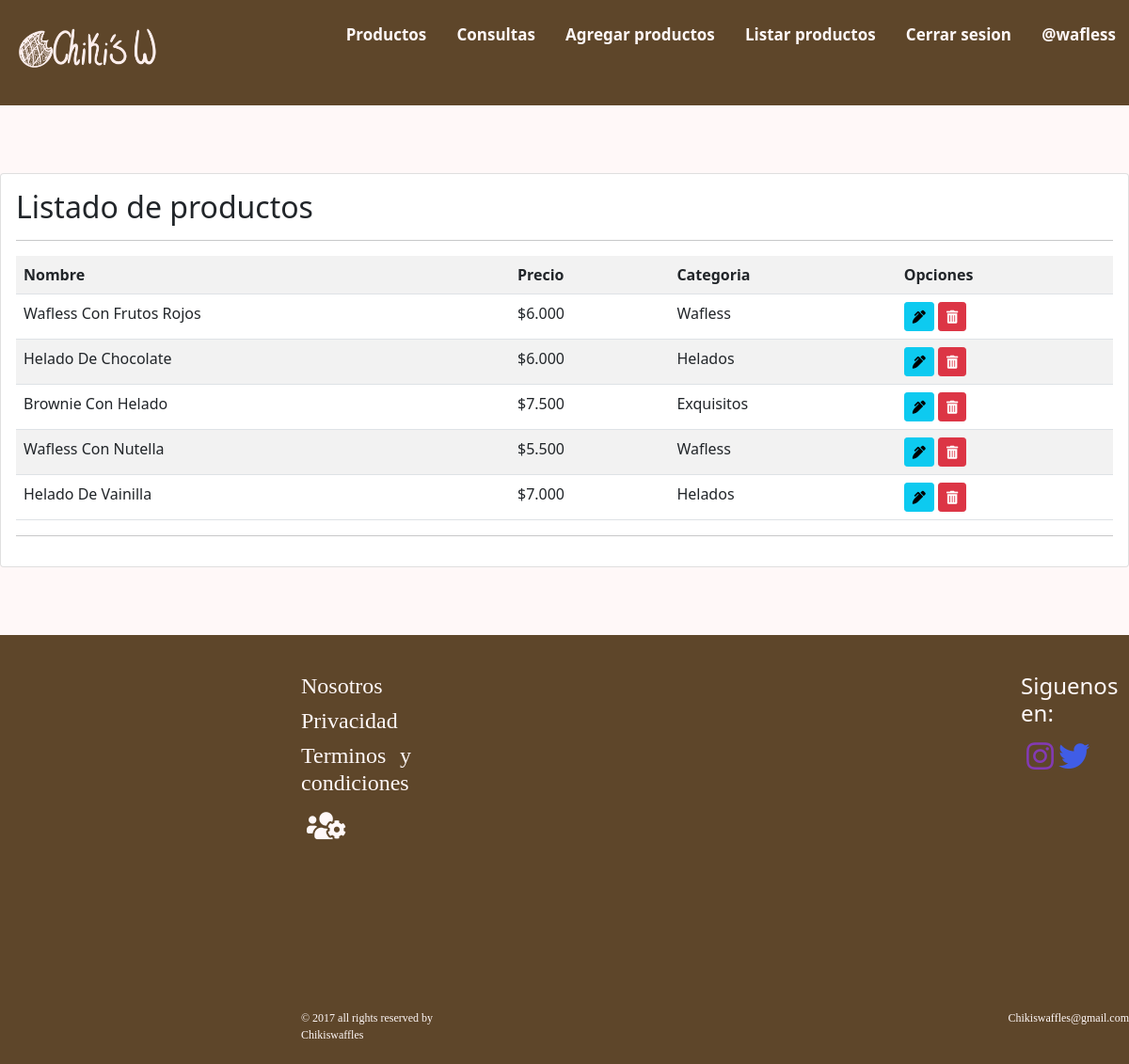
Screenshot of /listar-producto/ (signed in) with the database file from the repository.
### myapp/models.py (models this page shows, shortened)
class Productos_w(models.Model):
    nombre = models.CharField(max_length=50)
    categoria = models.ForeignKey(Categorias_w, on_delete=models.PROTECT)
    precio = models.IntegerField()
    descripcion = models.TextField()
    imagen = models.ImageField(upload_to='productos', null=True)

class Categorias_w(models.Model):
    nombre = models.CharField(max_length=50)
    def __str__(self):
        return self.nombre

### myapp/views.py (the view)
# urls.py: path('listar-producto/', views.listar_producto, name='listar_producto'),
@permission_required('myapp.view_productos_w')
def listar_producto(request):
    productos = Productos_w.objects.all()
    page = request.GET.get('page', 1)
    try:
        paginator = Paginator(productos, 5)
        productos = paginator.page(page)
    except:
        raise Http404
    data = {
        'entity': productos,
        'paginator': paginator
    }
    return render(request, 'app/productos/listar.html', data)

### myapp/templates/app/productos/listar.html (shortened to what this page needs)
{% extends 'app/layout.html' %}
    {% load static %}
    {% load humanize %}
    {% block contenido_principal %}
    <br>
    <br>
    <br>
    <div class="card">
        <div class="card-body">
            <h2>Listado de productos</h2>
            <hr>
            <table class="table table-striped table-hover table-responsive-sm">
                <tr>
                    <th>Nombre</th>
                    <th>Precio</th>
                    <th>Categoria</th>
                    <th>Opciones</th>
                </tr>
                {% for p in entity %}
                <tr>
                    <td>{{ p.nombre | title}}</td>
                    <td>${{ p.precio | intcomma }}</td>
                    <td>{{ p.categoria | title }}</td>
                    <td>
                        {% if perms.myapp.change_productos_w %}
                            <a href="{% url 'modificar_producto' p.id %}" class="btn btn-info btn-sm">
                                <i class="fas fa-pen-alt"></i>
                            </a>
                        {% endif %}
                        {% if perms.myapp.delete_productos_w %}
                            <a href="#" onclick="eliminarProducto({{ p.id }})" class="btn btn-danger btn-sm">
                                <i class="fas fa-trash-alt"></i>
                            </a>
                        {% endif %}
                    </td>
                </tr>
                {% endfor %}
            </table>
            <hr>
        </div>
    </div>
    <br>
    <br>
    <br>
    {% endblock %}

### myapp/templates/app/layout.html (shortened to what this page needs)
<!DOCTYPE html>
<html>
<head>
    {% load static %}
    <link rel="stylesheet" type="text/css" href="{% static 'app/css/styleLayout.css' %}">
    <link rel="stylesheet" href="https://cdnjs.cloudflare.com/ajax/libs/font-awesome/5.15.4/css/all.min.css" />
    <link href="https://cdn.jsdelivr.net/npm/bootstrap@5.0.2/dist/css/bootstrap.min.css" rel="stylesheet"
>
    {% load pwa %}
</head>
<body>
    <div id="principal">
        <header>
            <div>
                <nav class="nav">
                    <div class="logo">
                        <a href="{% url 'index' %}"><img src="{% static 'app/images/chikiswaffles.png' %}"
                                alt="Logo pagina" width="160"></a>
                    </div>
                    <ul>
                        <li><a href="{% url 'productos' %}">Productos</a></li>
                        <li><a href="{% url 'contacto' %}">Consultas</a></li>
                        {% if perms.myapp.add_productos_w %}
                        <li>
                            <a href="{% url 'agregar_producto' %}">Agregar productos</a>
                        </li>
                        {% endif %}
                        {% if perms.myapp.view_productos_w %}
                        <li>
                            <a href="{% url 'listar_producto' %}">Listar productos</a>
                        </li>
                        {% endif %}
                        {% if user.is_authenticated %}
                        <li><a href="{% url 'logout' %}" onclick="cerrarSesion">Cerrar sesion</a>
                        </li>
                        <li><a href="#">@{{ user.username }}</a>
                        </li>
                        {% else %}
                        <li><a href="{% url 'registro' %}">Registrate</a></li>
                        <li><a href="{% url 'login' %}">Iniciar Sesion</a></li>
                        {% endif %}
                    </ul>
                </nav>
            </div>
        </header>
        <div class="contenido_principal">
            {% block contenido_principal %}
            {% endblock contenido_principal %}
        </div>
        <section>
            <footer>
                <div class="contenedorf">
                    <div class="lista1">
                        <ul>
                            <li><a href="#">
                                    <h4>Nosotros</h4>
                                </a></li>
                            <li><a href="#">
                                    <h4>Privacidad</h4>
                                </a></li>
                            <li><a href="#">
                                    <h4>Terminos y condiciones</h4>
                                </a></li>
                            <li><a href="admin/">
                                    <span class="fas fa-users-cog"></span>
                                </a></li>
                        </ul>
                    </div>
                    <div class="redes">
                        <h4>Siguenos en:</h4>
                        <a href="#" class="fab fa-instagram fa-3"></a>
                        <a href="#" class="fab fa-twitter fa-3"></a>
                    </div>
                </div>
                <div class="copy">
                    <div class="nombre">
                        <p>&copy; 2017 all rights reserved by Chikiswaffles</p>
                    </div>
                    <div class="correo">
                        <p>Chikiswaffles@gmail.com</p>
                    </div>
                </div>
            </footer>
        </section>
    </div>
</body>
</html>

### myapp/static/app/css/styleLayout.css (style rules this page uses)
* { margin: 0; padding: 0; box-sizing: content-box; }
body { background-color: #fff8f8; font-family: 'Century Gothic'; width: 100%; height: 100%; }
header { background-color: #5e462a; height: 14vh; width: 100%; background-size: cover; background-repeat: no-repeat; }
.nav { display: flex; justify-content: space-between; }
.logo { padding-left: 1%; padding-top: 1.5%; }
.nav ul { padding-top: 2%; }
.nav ul li { display:inline; }
.nav ul li a { text-decoration:none; font-weight: bold; font-size: 17px; padding:10px 14px; color: rgb(255, 248, 248); padding-top: 2%; }
.contenido_principal { background-color: rgb(255, 248, 248); }
h2 { font-size: 30px; }
h4 { font-size: 15px; }
footer { background-color: rgb(94, 70, 42); height: 57vh; padding: 0; margin: 0; color: rgb(255, 248, 248); }
.contenedorf { display: flex; list-style: none; text-align: justify; }
.contenedorf ul { margin:0; padding:0; margin-top: 5vh; margin-left: 40vh; }
.contenedorf ul li { list-style: none; }
.lista1 a { color: rgb(255, 248, 248); font-family: 'Century Gothic'; font-size: 8px; text-decoration: none; line-height: 50px; }
.redes { margin-top: 5vh; margin-left: 81vh; }
.copy { color: rgb(255, 248, 248); font-family: 'Century Gothic'; font-size: 8px; margin-left: 40vh; margin-top: 20vh; display: flex; }
.nombre { font-size: 12px; margin-left: 0px; }
.correo { font-size: 12px; margin-left: 75vh; }
.fa-twitter { padding: 6px; COLOR: #405DE6; width: 30px; height: 24px; text-align: center; font-size: 33px; text-decoration: none; }
.fa-instagram { padding: 6px; COLOR: #833AB4; width: 30px; height: 24px; text-align: center; font-size: 33px; text-decoration: none; }
.fa-users-cog { padding: 6px; COLOR: rgb(255, 248, 248); width: 30px; height: 24px; text-align: center; font-size: 33px; text-decoration: none; }

### rows the page displays
Productos_w: nombre "Wafless Con Frutos Rojos", precio "6.000", categoria "Wafless"
Productos_w: nombre "Helado De Chocolate", precio "6.000", categoria "Helados"
Productos_w: nombre "Brownie Con Helado", precio "7.500", categoria "Exquisitos"
Productos_w: nombre "Wafless Con Nutella", precio "5.500", categoria "Wafless"
Productos_w: nombre "Helado De Vainilla", precio "7.000", categoria "Helados"

### other values shown
{{ user.username }} "wafless"
